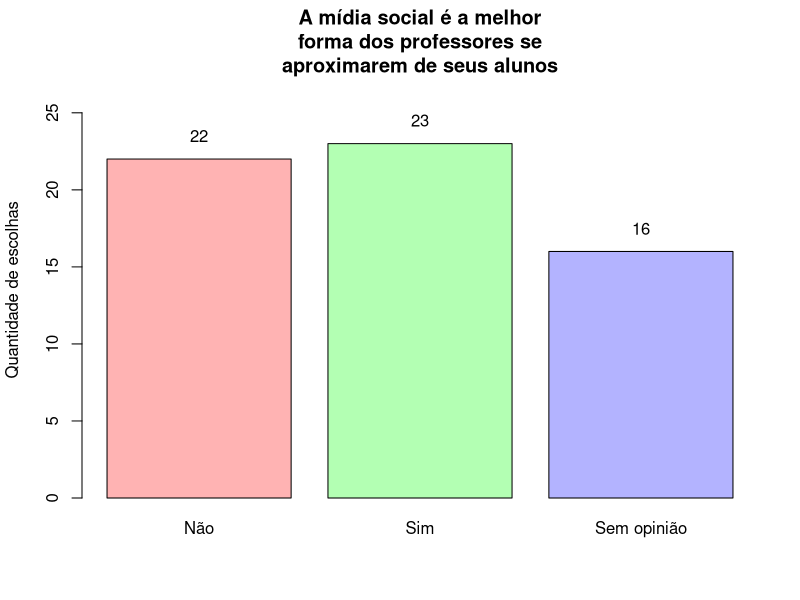

R code for this plot:
library(readxl)
# Carrega os dados da planilha em um dataframe
df <- read_excel("dados/umses_graduacao_2018_vtidy.xlsx")

# Lê apenas os dados pertinentes à questão "A mídia social é a melhor 
# forma dos professores se aproximarem de seus alunos"
profchegaal <- table(df$profchegaal)

# Abre arquivo para escrita
png('graficos/midia-social-aproxima-prof-aluno.png', width=600, height=600)

# Plota o gráfico
ylab = barplot(profchegaal, 
               names.arg = c('Não', 'Sim', 'Sem opinião'),
               col = rainbow(3, s=.3),
               ylab = "Quantidade de escolhas", 
               ylim = c(0, 27), 
               main = "A mídia social é a melhor\nforma dos professores se\naproximarem de seus alunos")

# Escreve os valores acima de suas respectivas barras
text(ylab, profchegaal+1.5, profchegaal)

# Fecha o arquivo .png
dev.off()
